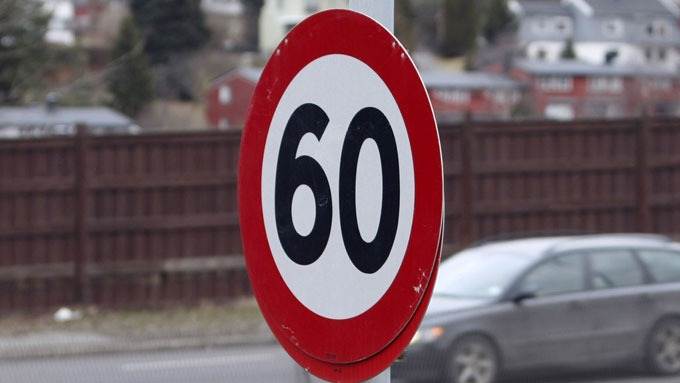
//> input picture trafficsign_project/example_images/skilt_1.jpg, 680 x 383 px
$ ./histogramdemo   (built with g++ and OpenCV 4)
//> lines starting //> are read from the running program, lines starting //| are printed output that depends on the picture; after the words box and inside, x2 and y2 are one past the last pixel; in counts of white or black regions, pixels touching at a corner belong together
### trafficsign_project/code/histogram/histogram.h
#ifndef HISTOGRAM_H
#define HISTOGRAM_H

#include <opencv2/opencv.hpp>
#include "opencv2/highgui/highgui.hpp"
#include "opencv2/imgproc/imgproc.hpp"

using namespace cv;

enum colors
{
	BLUE = 1,
	GREEN = 2,
	RED = 4
};

//A class describing a peak in a histogram
class Peak
{
	public:
		//Draw the peak on a histogram image
		void draw_peak(Mat& img, int hist_size);

		//The value of the top of the peak
		double peak_val;

		//The index where the peak starts and ends
		int lower_index;
		int upper_index;

		//Operator overloading needed for sorting
		bool operator < (const Peak& other) const
		{
			return peak_val > other.peak_val;
		}
};

//A class for a basic RGB-histogram
class Histogram
{
	public:
		Histogram(const Mat& _src, int _hist_size, int _hist_width, int _hist_height, int colors,
			  int _smoothing_filter_size);

		//Draws the histogram on the argument image;
		void draw_histogram(Mat& dst);

		//Puts the n_peaks highest peaks of the color histogram in the peaks vector
		void get_peaks(std::vector<Peak> *peaks, int color, unsigned int n_peaks);


	private:
		//Source image
		Mat src;

		//Histograms for each channel
		Mat b_hist;
		Mat g_hist;
		Mat r_hist;

		//The scale of the histogram
		int hist_size;

		int hist_width;
		int hist_height;
		int bin_width;

		//The size of the smoothing filter. If this i 0, there is no smoothing
		int smoothing_filter_size;

		//Weather or not the different channels are used
		bool blue;
		bool green;
		bool red;

		void generate_histogram();
		void smooth_histogram();
};

#endif

### trafficsign_project/code/histogram/histogram.cpp
#include "histogram.h"
#include "opencv2/highgui/highgui.hpp"
#include "opencv2/imgproc/imgproc.hpp"
#include <iostream>

using namespace std;
using namespace cv;

void Peak::draw_peak(Mat& img, int hist_size)
{

	int bin_width = cvRound( (double) img.cols/hist_size );

	line(img, Point(0, img.rows - peak_val), Point(img.cols, img.rows - peak_val), Scalar(255,255,255), 1,8,0);

	line(img, Point(bin_width*upper_index -1,img.rows), Point(bin_width*upper_index -1, 0), Scalar(255,255,255), 1, 8, 0);

	line(img, Point(bin_width*lower_index -1,img.rows), Point(bin_width*lower_index -1, 0), Scalar(255,255,255), 1, 8, 0);


}

Histogram::Histogram(const Mat& _src, int _hist_size, int _hist_width, int _hist_height, int colors,
			  int _smoothing_filter_size)
{
	src = _src;
	hist_size = _hist_size;
	hist_width = _hist_width;
	hist_height = _hist_height;
	bin_width = cvRound((double) hist_width/hist_size);
	smoothing_filter_size = _smoothing_filter_size;
	blue = colors & BLUE;
	green = colors & GREEN;
	red = colors & RED;
	generate_histogram();

}

void Histogram::draw_histogram(Mat& dst)
{
	Mat output (hist_height, hist_width, CV_8UC3, Scalar(0,0,0));
	if(blue)
	{
		for(int i = 1; i < hist_size; i++){
			line(output, Point(bin_width*(i-1), output.rows - cvRound(b_hist.at<float>(i-1))),
		  			  Point(bin_width*i, output.rows - cvRound(b_hist.at<float>(i))),
		  			  Scalar(255,0,0), 2,8,0);
		}
	}
	if(green){
		for(int i = 1; i < hist_size; i++){
			line(output, Point(bin_width*(i-1), output.rows - cvRound(g_hist.at<float>(i-1))),
		  			  Point(bin_width*i, output.rows - cvRound(g_hist.at<float>(i))),
		  			  Scalar(0,255,0), 2,8,0);
		}
	}
	if(red)
	{
		for(int i = 1; i < hist_size; i++){
			line(output, Point(bin_width*(i-1), output.rows - cvRound(r_hist.at<float>(i-1))),
		  			  Point(bin_width*i, output.rows - cvRound(r_hist.at<float>(i))),
		  			  Scalar(0,0,255), 2,8,0);
		}
	}
	dst = output.clone();
}

void Histogram::get_peaks(vector<Peak> *peaks, int color, unsigned int n_peaks = 5)
{
	Mat hist;
	switch(color){
		//These checks should be done with exeption-throwing,
		//but since its only for our project its not so important
		case BLUE:
			if(!blue){
				return;
			}
			hist = b_hist;
			break;
		case GREEN:
			if(!green){
				return;
			}
			hist = g_hist;
			break;
		case RED:
			if(!red){
				return;
			}
			hist = r_hist;
			break;
		default:
			return;
	}

	enum {SEARCH_BOTTOM, SEARCH_TOP} search_state;
	Peak *current_peak;
	if(hist.at<float>(0) <= hist.at<float>(1)){
		current_peak = new Peak;
		current_peak->lower_index = 0;
		search_state = SEARCH_TOP;
	}
	else{
		current_peak = new Peak;
		current_peak->lower_index = 0;
		current_peak->peak_val = hist.at<float>(0);
		search_state = SEARCH_BOTTOM;
	}

	for (int i = 1; i<hist.rows-1; i++){
		switch(search_state){
			case SEARCH_BOTTOM:
				if(hist.at<float>(i-1) > hist.at<float>(i) && hist.at<float>(i+1) > hist.at<float>(i))
				{
					current_peak->upper_index = i;
					peaks->push_back(*current_peak);
					delete current_peak;
					current_peak = new Peak;
					current_peak->lower_index = i;
					search_state = SEARCH_TOP;
				}
				break;
			case SEARCH_TOP:
				if(hist.at<float>(i-1) < hist.at<float>(i) && hist.at<float>(i+1) < hist.at<float>(i))
				{
					current_peak->peak_val = hist.at<float>(i);
					search_state = SEARCH_BOTTOM;
				}
		}
	}

	if(search_state == SEARCH_BOTTOM)
	{
		current_peak->upper_index = hist.rows;
		peaks->push_back(*current_peak);
	}
	else
	{
		current_peak->peak_val = hist.at<float>(hist.rows);
		current_peak->upper_index = hist.rows;
		peaks->push_back(*current_peak);
	}
	delete current_peak;

	sort(peaks->begin(), peaks->end());

	while(peaks->size() > n_peaks){
		peaks->pop_back();
	}

}

void Histogram::generate_histogram()
{
	//Split the image
	vector<Mat> bgr_planes;
	split(src, bgr_planes);

	//Initialize the range array
	float range[] = {0, hist_size};
	const float* hist_range = {range};

	if(blue){
		calcHist(&bgr_planes[0], 1, 0, Mat(), b_hist, 1, &hist_size, &hist_range, true, false);
		normalize(b_hist, b_hist, 0, hist_size, NORM_MINMAX, -1, Mat());
	}
	if(green){
		calcHist(&bgr_planes[1], 1, 0, Mat(), g_hist, 1, &hist_size, &hist_range, true, false);
		normalize(g_hist, g_hist, 0, hist_size, NORM_MINMAX, -1, Mat());
	}
	if(red){
		calcHist(&bgr_planes[2], 1, 0, Mat(), r_hist, 1, &hist_size, &hist_range, true, false);
		normalize(r_hist, r_hist, 0, hist_size, NORM_MINMAX, -1, Mat());
	}

	smooth_histogram();
}

void Histogram::smooth_histogram()
{
	if(smoothing_filter_size == 0){
		return;
	}
	float partSum = 0;
	if(blue)
	{
		for(int i = 0; i < b_hist.rows; i++){
			int j_lower = (i >= smoothing_filter_size/2 ? -(smoothing_filter_size/2) : 0);
			int j_upper = (i <= b_hist.rows - smoothing_filter_size/2 ? smoothing_filter_size /2 : b_hist.rows-i);

			for(int j = j_lower; j <= j_upper; j++){
				partSum += b_hist.at<float>(i + j);
			}
			b_hist.at<float>(i) = partSum/smoothing_filter_size;
			partSum = 0;
		}
	}
	if(green)
	{
		for(int i = 0; i < g_hist.rows; i++){
			int j_lower = (i >= smoothing_filter_size/2 ? -(smoothing_filter_size/2) : 0);
			int j_upper = (i <= g_hist.rows - smoothing_filter_size/2 ? smoothing_filter_size /2 : g_hist.rows-i);

			for(int j = j_lower; j <= j_upper; j++){
				partSum += g_hist.at<float>(i + j);
			}
			g_hist.at<float>(i) = partSum/smoothing_filter_size;
			partSum = 0;
		}
	}
	if(red)
	{
		for(int i = 0; i < r_hist.rows; i++){
			int j_lower = (i >= smoothing_filter_size/2 ? -(smoothing_filter_size/2) : 0);
			int j_upper = (i <= r_hist.rows - smoothing_filter_size/2 ? smoothing_filter_size /2 : r_hist.rows-i);

			for(int j = j_lower; j <= j_upper; j++){
				partSum += r_hist.at<float>(i + j);
			}
			r_hist.at<float>(i) = partSum/smoothing_filter_size;
			partSum = 0;
		}
	}
}

### trafficsign_project/code/histogram/histogramdemo.cpp
/*
 * histogramdemo.cpp
 *
 * This is a short program used to demonstrate the use of the
 *  Histogram class in order to find different objects in
 *  an image based on their red-value.
 *
 * The program has been written loosely based on the opencv-tutorial at:
 *  http://docs.opencv.org/doc/tutorials/imgproc/histograms/histogram_calculation/histogram_calculation.html
 */

#include "opencv2/highgui/highgui.hpp"
#include "opencv2/imgproc/imgproc.hpp"
#include <iostream>
#include <string>
#include <stdio.h>

#include "histogram.h"


using namespace std;
using namespace cv;

int main( int argc, char** argv )
{
	//Read source image
	Mat src;
	if(argc < 2)
	{
		src = imread("../../example_images/skilt_1.jpg", CV_LOAD_IMAGE_COLOR);
//> src is the input picture: 383 rows x 680 cols, CV_8UC3; mean B, G, R 97.9, 91.9, 111.4
	}
	else
	{
		src = imread(argv[1], CV_LOAD_IMAGE_COLOR);
	}

	//Check for valid input
	if(!src.data)
	{
		cout <<  "Could not open or find the image" << endl;
		return -1;
	}

	//The scale of the histogram
	int hist_size = 256;

	//Size of the histogram image
	int hist_width = 512;
	int hist_height = 400;

	//Number of histogram peaks we wish to examine
	int n_peaks = 5;

	//Make histogram from the source image
	Histogram hist(src, hist_size, hist_width, hist_height, RED|GREEN|BLUE, 7);
//> in generate_histogram, `split(src, bgr_planes);`:
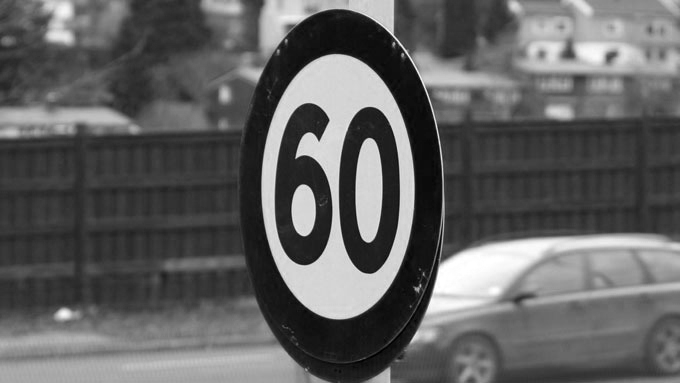
//> bgr_planes[0]: 383 rows x 680 cols, CV_8UC1; min 0, max 255, mean 97.9
//> in generate_histogram, `split(src, bgr_planes);`:
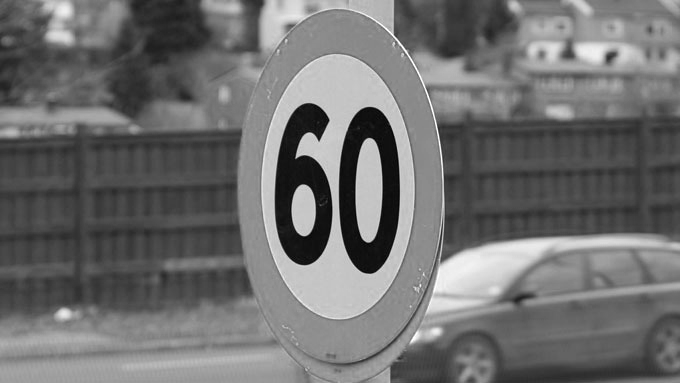
//> bgr_planes[2]: 383 rows x 680 cols, CV_8UC1; min 0, max 255, mean 111.4
//> in generate_histogram, `calcHist(&bgr_planes[0], 1, 0, Mat(), b_hist, 1, &hist_size, &hist_ran..`: b_hist = 256 values, max 4683 at index 55, min 8 at index 1, mean 1017.3
//> in generate_histogram, `normalize(b_hist, b_hist, 0, hist_size, NORM_MINMAX, -1, Mat());`: b_hist = 256 values, max 256 at index 55, min 0 at index 1, mean 55.27
//> in generate_histogram, `calcHist(&bgr_planes[1], 1, 0, Mat(), g_hist, 1, &hist_size, &hist_ran..`: g_hist = 256 values, max 4246 at index 53, min 0 at index 253, mean 1017.3
//> in generate_histogram, `normalize(g_hist, g_hist, 0, hist_size, NORM_MINMAX, -1, Mat());`: g_hist = 256 values, max 256 at index 53, min 0 at index 253, mean 61.34
//> in generate_histogram, `calcHist(&bgr_planes[2], 1, 0, Mat(), r_hist, 1, &hist_size, &hist_ran..`: r_hist = 256 values, max 3829 at index 73, min 2 at index 2, mean 1017.3
//> in generate_histogram, `normalize(r_hist, r_hist, 0, hist_size, NORM_MINMAX, -1, Mat());`: r_hist = 256 values, max 256 at index 73, min 0 at index 2, mean 67.92
//> the loop in smooth_histogram, `for(int i = 0; i < b_hist.rows; i++)` made 256 passes
//> partSum on passes 1 to 3: 1.59, 0.712, 1.04
//> after the loop in smooth_histogram, `for(int i = 0; i < b_hist.rows; i++)`: partSum = 0; b_hist = 256 values, max 245.1 at index 54, min 0.102 at index 1, mean 55.21
//> the loop in smooth_histogram, `for(int i = 0; i < g_hist.rows; i++)` made 256 passes
//> partSum on passes 1 to 3: 285, 340.3, 394.9
//> after the loop in smooth_histogram, `for(int i = 0; i < g_hist.rows; i++)`: partSum = 0; g_hist = 256 values, max 242.7 at index 52, min 0.138 at index 255, mean 60.84
//> the loop in smooth_histogram, `for(int i = 0; i < r_hist.rows; i++)` made 256 passes
//> partSum on passes 1 to 3: 0.602, 1.27, 1.94
//> after the loop in smooth_histogram, `for(int i = 0; i < r_hist.rows; i++)`: partSum = 0; r_hist = 256 values, max 249.4 at index 72, min 0.086 at index 0, mean 67.91

	//Draw the histogram
	Mat hist_img;
	hist.draw_histogram(hist_img);
//> after the loop in draw_histogram, `for(int i = 1; i < hist_size; i++)`:
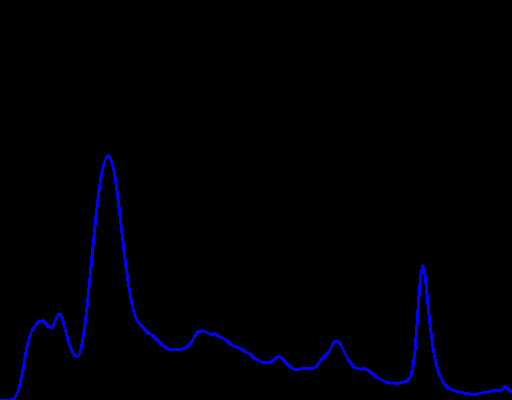
//> output: 400 rows x 512 cols, CV_8UC3; mean B, G, R 4.3, 0, 0
//> after the loop in draw_histogram, `for(int i = 1; i < hist_size; i++)`:
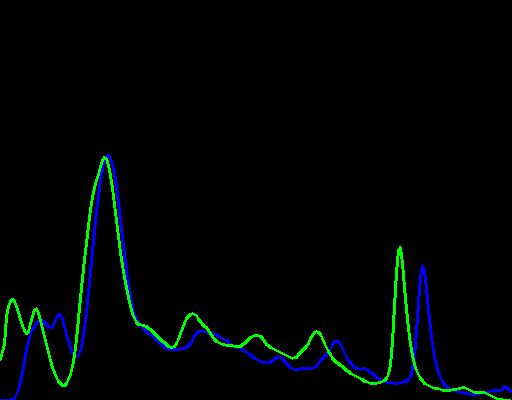
//> output: 400 rows x 512 cols, CV_8UC3; 1.85% of pixels changed, all inside (x1, y1, x2, y2) = (0, 156, 511, 400)
//> after the loop in draw_histogram, `for(int i = 1; i < hist_size; i++)`:
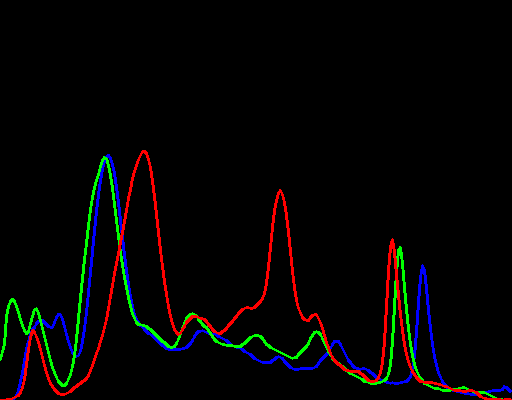
//> output: 400 rows x 512 cols, CV_8UC3; 2.08% of pixels changed, all inside (x1, y1, x2, y2) = (0, 150, 512, 400)

	//Extract the peaks
	vector<Peak> peaks;
	hist.get_peaks(&peaks, RED, n_peaks);
//> in get_peaks, `hist = r_hist;`: hist has the same summary as r_hist in smooth_histogram
//> the loop in get_peaks, `for (int i = 1; i<hist.rows-1; i++)` made 254 passes
//> current_peak->peak_val on pass 16: 70.16
//> in get_peaks, `current_peak->peak_val = hist.at<float>(hist.rows);`: current_peak->peak_val = 0
//> the loop in get_peaks, `while(peaks->size() > n_peaks)` made 8 passes
//> peaks = 5 items

	//Split image
	vector<Mat> bgr_planes;
	split(src, bgr_planes);

	//Iterate through peaks and show a gray-scale image of them
	for(int i = 0; i < n_peaks; i++)
	{
		Mat hist_with_current_peak = hist_img.clone();
		peaks[i].draw_peak(hist_with_current_peak, hist_size);

		Mat thresholded;
		threshold(bgr_planes[2], thresholded, peaks[i].lower_index, 0, THRESH_TOZERO);
		threshold(thresholded, thresholded, peaks[i].upper_index, 0, THRESH_TOZERO_INV);

		//Show images
		imshow("Source image", src);
		imwrite("histogram.jpg", hist_with_current_peak);
		imshow("Histogram", hist_with_current_peak);
		imwrite("hist_thresh.jpg", thresholded);
		imshow("Threshold", thresholded);
		waitKey(0);
	}
//> this loop made 5 passes
//> pass 1, `threshold(thresholded, thresholded, peaks[i].upper_index, 0, THRESH_TO..`:
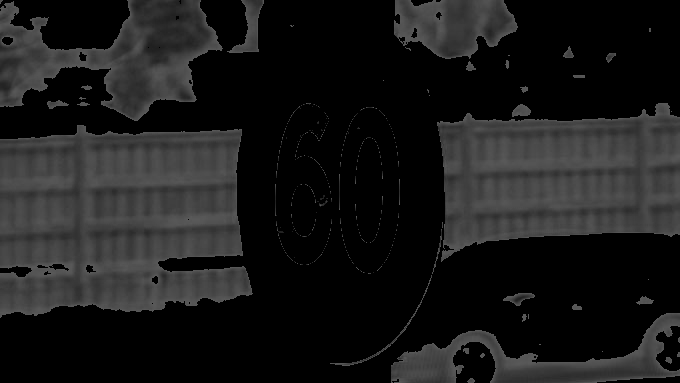
//> thresholded: 383 rows x 680 cols, CV_8UC1; min 0, max 89, mean 26
//> pass 2, `peaks[i].draw_peak(hist_with_current_peak, hist_size);`:
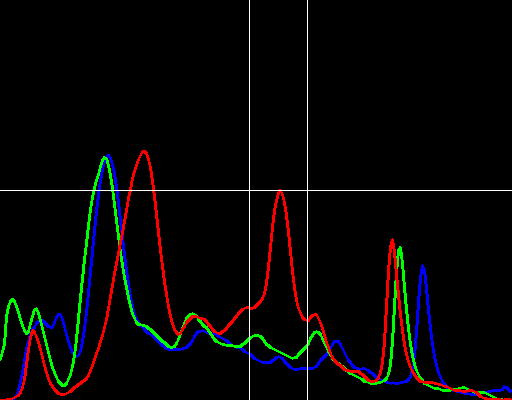
//> hist_with_current_peak: 400 rows x 512 cols, CV_8UC3; mean B, G, R 5.5, 5.9, 6.9
	return 0;
}

$ run again, with trafficsign_project/example_images/skilt_100.jpg copied over trafficsign_project/example_images/skilt_1.jpg
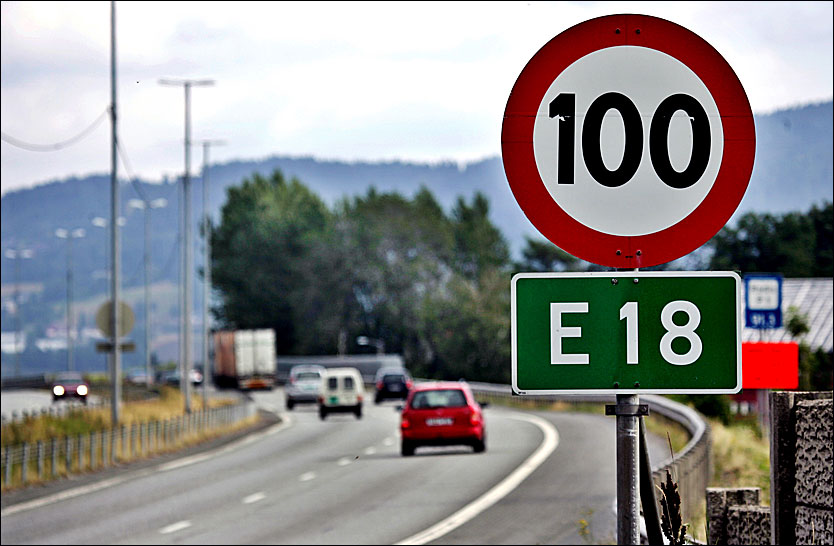
//> input picture trafficsign_project/example_images/skilt_100.jpg, 834 x 546 px
//> src is the input picture: 546 rows x 834 cols, CV_8UC3; mean B, G, R 137.6, 137, 138.6
//> in generate_histogram, `calcHist(&bgr_planes[0], 1, 0, Mat(), b_hist, 1, &hist_size, &hist_ran..`: b_hist = 256 values, max 44773 at index 255, min 409 at index 224, mean 1778.8
//> in generate_histogram, `normalize(b_hist, b_hist, 0, hist_size, NORM_MINMAX, -1, Mat());`: b_hist = 256 values, max 256 at index 255, min 0 at index 224, mean 7.9
//> in generate_histogram, `calcHist(&bgr_planes[1], 1, 0, Mat(), g_hist, 1, &hist_size, &hist_ran..`: g_hist = 256 values, max 33111 at index 255, min 576 at index 216, mean 1778.8
//> in generate_histogram, `normalize(g_hist, g_hist, 0, hist_size, NORM_MINMAX, -1, Mat());`: g_hist = 256 values, max 256 at index 255, min 0 at index 216, mean 9.46
//> in generate_histogram, `calcHist(&bgr_planes[2], 1, 0, Mat(), r_hist, 1, &hist_size, &hist_ran..`: r_hist = 256 values, max 31205 at index 255, min 573 at index 212, mean 1778.8
//> in generate_histogram, `normalize(r_hist, r_hist, 0, hist_size, NORM_MINMAX, -1, Mat());`: r_hist = 256 values, max 256 at index 255, min 0 at index 212, mean 10.08
//> the loop in smooth_histogram, `for(int i = 0; i < b_hist.rows; i++)` made 256 passes
//> partSum on passes 1 to 3: 247.7, 108.7, 83.5
//> after the loop in smooth_histogram, `for(int i = 0; i < b_hist.rows; i++)`: partSum = 0; b_hist = 256 values, max 67.34 at index 254, min 0.284 at index 224, mean 6.87
//> the loop in smooth_histogram, `for(int i = 0; i < g_hist.rows; i++)` made 256 passes
//> partSum on passes 1 to 3: 317.6, 108, 53.85
//> after the loop in smooth_histogram, `for(int i = 0; i < g_hist.rows; i++)`: partSum = 0; g_hist = 256 values, max 68.79 at index 254, min 0.371 at index 216, mean 8.19
//> the loop in smooth_histogram, `for(int i = 0; i < r_hist.rows; i++)` made 256 passes
//> partSum on passes 1 to 3: 287.3, 134.2, 92.01
//> after the loop in smooth_histogram, `for(int i = 0; i < r_hist.rows; i++)`: partSum = 0; r_hist = 256 values, max 65.1 at index 254, min 0.33 at index 213, mean 8.97
//> after the loop in draw_histogram, `for(int i = 1; i < hist_size; i++)`:
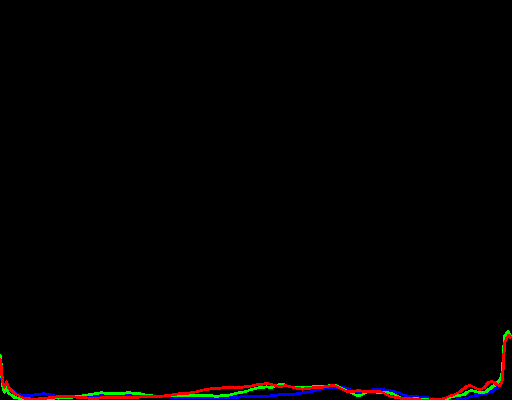
//> output: 400 rows x 512 cols, CV_8UC3; mean B, G, R 1.1, 1.2, 2.1
//> hist has the same summary as r_hist in smooth_histogram
//> in get_peaks, `current_peak->peak_val = hist.at<float>(0);`: current_peak->peak_val = 41.04
//> the loop in get_peaks, `for (int i = 1; i<hist.rows-1; i++)` made 254 passes
//> current_peak->peak_val on passes 3, 33, 57: 19.18, 4.22, 3.47
//> the loop in get_peaks, `while(peaks->size() > n_peaks)` made 12 passes
//> peaks = 5 items
//> the loop `for(int i = 0; i < n_peaks; i++)` made 5 passes
//> pass 2, `threshold(thresholded, thresholded, peaks[i].upper_index, 0, THRESH_TO..`:
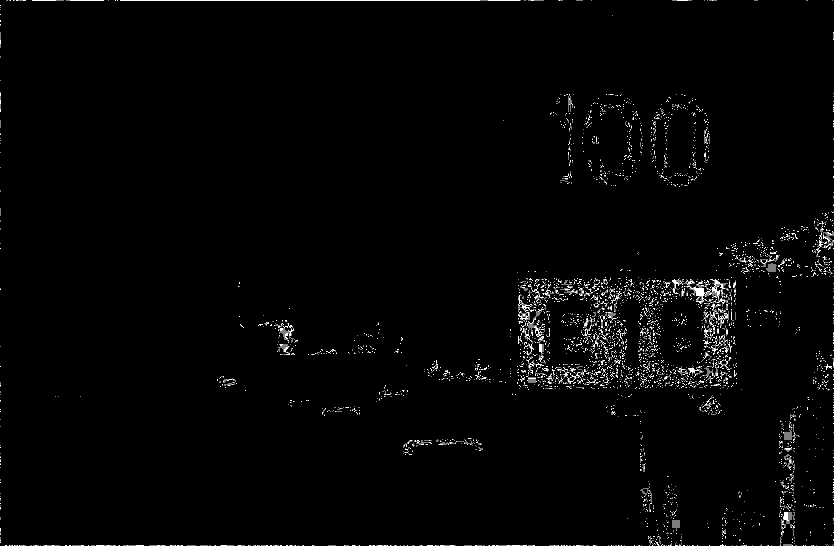
//> thresholded: 546 rows x 834 cols, CV_8UC1; min 0, max 2, mean 0.0383; drawn with min black and max white
